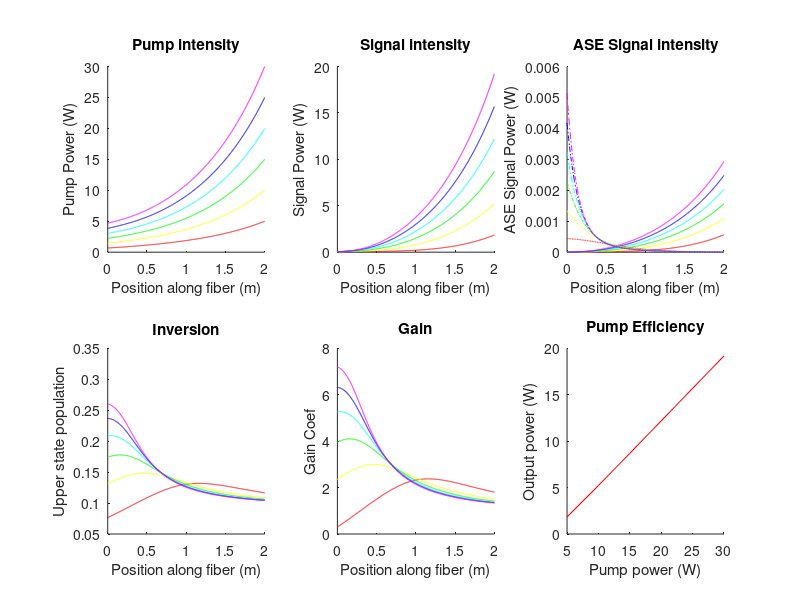

Write the MATLAB code that produced this figure.
clear
close('all')
%%Rate media rate equations, quasi 2-level system

%for ASE see Pedersen, B., The design of erbium-doped fiber amplifiers. 1991, Journal of Lightwave Tech. 

%-----plotting
% numPlots = 11;
% 
% m = floor(sqrt(numPlots));      %rows of plots
% n = ceil(numPlots/m);           %columns of plots
% p = 1;                          %current plotting position
% 
% scrsz = get(0,'ScreenSize');
% f = figure('Position',[1 scrsz(4) 2*scrsz(3)/3 2*scrsz(4)/3], 'Visible', 'off');

%color parameters
nCol = 12;
pcol = [1 0 0];
sigcol = [1 0 1];
asefcol = [0 0 1];
asebcol = [0 1 1];
%-----


%constants
h = 6.62606957E-34;     %J*s
c = 299792458;          %m/s

%parameters
%crystal parameters
L = 2;                  %m fiber length
%N = 6.1815E25; %30.1*10^24;  %number density of doopant atoms, #/m^3
abs_p = 5.10/(10/log(10));
alpha_p = 0.1;          %additional pump loss

%cross sections, from Nufern file for Gen VIII fiber.
s_ap = 1.7806E-24;     %absorption pump, m^2
s_ep = 1.7623E-24;     %emission pump, m^2
s_as = 0.0562E-24;     %abs signal, m^2
s_es = 0.7634E-24;     %emi signal, m^2

tau_se = 770E-6;        %spontaneous emission lifetime, s, see Barnard 1994 j quant elec.

dCore = 30E-6;           %core diameter (m)
dClad = 250E-6;
MFA = pi*(dCore/2)^2;    %dopant mode field area, ~core size
Ap = pi*(dClad/2)^2;
As = pi*(dCore/2)^2;

Gp = MFA/Ap;    %Pump overlap w 
Gs = MFA/As;    %signal overlap

N = (abs_p/s_ap)/Gp;

%wavelengths
l_p = 0.976E-6;         %pump wavelength, m
l_s = 1.030E-6;         %signal wavelength, m
v_p = c/l_p;            %pump freq, Hz
v_s = c/l_s;            %signal freq, Hz


%calculated constants (see notebook 1, page , or equation below)
b_p = (s_ap + s_ep)/(h*v_p);
b_s = (s_as + s_es)/(h*v_s);
a_p = s_ap/(h*v_p);
a_s = s_as/(h*v_s);


%With these defined contsants, rate equation looks like
%dn2/dt = a_p*I_p + a_s*I_s - n2*(b_p*I_p + b_s*I_s + 1/tau_se)



%%
%Position-dependent pump intensity
dz = 0.002;                %spacial slice, 2mm
z = 0:dz:L;

P_pi = 5;        %lowest pump power (W)
P_pf = 30;        %highest pump power (W)

%s_ap = s_ap*(dCore/dClad)^2;
%s_ep = s_ep*(dCore/dClad)^2;

FSeed = 500E3; %in rep rate s^-1
ESeed = 100E-9; % in J

I_0p = (P_pi:P_pi:P_pf)/Ap;          %Initial pump intensity, 10kW/cm^2 = 1E8 W/m^2 --> 1W 6um core diameter ~3.5E10W/m^2
I_0s = (ESeed*FSeed)/As;                %total seed signal intensity

dv_ase = 53E-9*(v_s/l_s);

%DE's for light intensity
dI_p = @(z,I_p,n2) (-Gp*(s_ap*N*(1-n2) - s_ep*N*n2) - alpha_p).*I_p;
dI_sig = @(z,I_sig,n2) (-Gs*(s_as*N*(1-n2) - s_es*N*n2)).*I_sig;
dI_ase = @(z,I_ase, n2) (-Gs*(s_as*N*(1-n2) - s_es*N*n2)).*I_ase + 2*Gs*n2*h*v_s*N*s_es*dv_ase/As;
%note ASE has same DE, but z directions are different, this is implemented
%below

    
%Initialize parameters
I_p = zeros(length(I_0p),length(z));        %pump intensity
I_s = zeros(length(I_0p),length(z));        %combind signal intensity (signal, ase)
I_sig = zeros(length(I_0p),length(z));      %singal (of interest) intensity
I_asef = zeros(length(I_0p),length(z));     %forward ase intensity, also initial cond.
I_aseb = zeros(length(I_0p),length(z));     %forward ase intensity, also initial cond.
n_2 = zeros(length(I_0p),length(z));        %excited state population
dg = zeros(length(I_0p),length(z));         %gain contribution
g = zeros(length(I_0p),length(z));          %gain coefficient
G = zeros(length(I_0p),length(z));          %gain  
a = 0;                                      %loss coeff. not currently used

%initial Pump/Signal conditions
%backpumped fiber
I_p(:,end) = I_0p;
I_sig(:,1) = I_0s;
    
    
    %while-loop determinants
j = 0;
cGain = zeros(length(I_0p),1);
errG = 1;
err = [];
    
    
%Main loop
while j < 400 && abs(errG) > 1E-12

pGain = cGain;    

%RK4 method
%single-pass propagation    
for i = 1:length(z)
k = length(z) - i + 1;

    I_s(:,i) = I_sig(:,i) + I_asef(:,i) + I_aseb(:,i);
    n_2(:,i) = (a_p*I_p(:,i) + a_s*I_s(:,i))./(b_p*I_p(:,i) + b_s*I_s(:,i) + 1/tau_se);

    if i<length(z)
        
        %update I_p
        k1 = dI_p(z(k), I_p(:,k), n_2(:,k));
        k2 = dI_p(z(k) + dz/2, I_p(:,k) + k1*dz/2, n_2(:,k));
        k3 = dI_p(z(k) + dz/2, I_p(:,k) + k2*dz/2, n_2(:,k));
        k4 = dI_p(z(k) + dz, I_p(:,k) + k3*dz, n_2(:,k));
        I_p(:,k-1) = I_p(:,k) + (k1+2*k2+2*k3+k4)*dz/6;
        
        %update I_sig
        k1 = dI_sig(z(i), I_sig(:,i), n_2(:,i));
        k2 = dI_sig(z(i) + dz/2, I_sig(:,i) + k1*dz/2, n_2(:,i));
        k3 = dI_sig(z(i) + dz/2, I_sig(:,i) + k2*dz/2, n_2(:,i));
        k4 = dI_sig(z(i) + dz, I_sig(:,i) + k3*dz, n_2(:,i));
        I_sig(:,i+1) = I_sig(:,i) + (k1+2*k2+2*k3+k4)*dz/6;
        
        %update I_asef
        k1 = dI_ase(z(i), I_asef(:,i), n_2(:,i));
        k2 = dI_ase(z(i) + dz/2, I_asef(:,i) + k1*dz/2, n_2(:,i));
        k3 = dI_ase(z(i) + dz/2, I_asef(:,i) + k2*dz/2, n_2(:,i));
        k4 = dI_ase(z(i) + dz, I_asef(:,i) + k3*dz, n_2(:,i));
        I_asef(:,i+1) = I_asef(:,i) + (k1+2*k2+2*k3+k4)*dz/6;
        
        %update I_aseb
        k1 = dI_ase(z(k), I_aseb(:,k), n_2(:,k));
        k2 = dI_ase(z(k) + dz/2, I_aseb(:,k) + k1*dz/2, n_2(:,k));
        k3 = dI_ase(z(k) + dz/2, I_aseb(:,k) + k2*dz/2, n_2(:,k));
        k4 = dI_ase(z(k) + dz, I_aseb(:,k) + k3*dz, n_2(:,k));
        I_aseb(:,k-1) = I_aseb(:,k) + (k1+2*k2+2*k3+k4)*dz/6;
        

    end
    
   %single-pass gain
    g(:,i) = (s_es*N*n_2(:,i) - s_as*N*(1-n_2(:,i))); 
    dg(:,i) = g(:,i)*dz;
    G(:,i) = exp(sum(dg(:,1:i),2));
    
    cGain = G(:,end);
    
end

errG = max(abs((cGain - pGain)./cGain));
err = [err, errG];

j = j+1;

end

%display final loop count and err
display(['Number of loops: ',num2str(j)]);
display(['Gain error: ', num2str(errG)]);


%%
%Plotting
%-----plotting
numPlots = 6;

m = floor(sqrt(numPlots));      %rows of plots
n = ceil(numPlots/m);           %columns of plots
p = 1;                          %current plotting position

scrsz = get(0,'ScreenSize');
f = figure('Position',[1 scrsz(4) 2*scrsz(3)/3 2*scrsz(4)/3], 'Visible', 'off');

figure(f)
colors = hsv(length(I_0p));
set(gcf, 'Colormap', colors);


%Pump plot
subplot(m,n,p)
p=p+1;
set(gca, 'ColorOrder', colors);
hold on
plot(z, I_p*Ap)
title('Pump intensity')
xlabel('Position along fiber (m)')
ylabel('Pump Power (W)')
%annotation('textbox', [0.6,0.6,0.1,0.1],...
%           'String', ['I_0 = ' num2str(I_p(1)/(1E7)) ' kW/cm^2']);
hold off


%Signal plot
subplot(m,n,p)
p=p+1;
set(gca, 'ColorOrder', colors);
hold on
plot(z, I_sig*As)
title('Signal intensity')
xlabel('Position along fiber (m)')
ylabel('Signal Power (W)')
%annotation('textbox', [0.6,0.6,0.1,0.1],...
%           'String', ['I_0 = ' num2str(I_p(1)/(1E7)) ' kW/cm^2']);
hold off


%ASE plot
subplot(m,n,p)
p=p+1;
set(gca, 'ColorOrder', colors);
hold on
plot(z, As*I_asef, '-')
plot(z, As*I_aseb, '-.')
title('ASE Signal intensity')
xlabel('Position along fiber (m)')
ylabel('ASE Signal Power (W)')
%annotation('textbox', [0.6,0.6,0.1,0.1],...
%           'String', ['I_0 = ' num2str(I_p(1)/(1E7)) ' kW/cm^2']);
hold off

%Inversion plot
subplot(m,n,p)
p=p+1;
set(gca, 'ColorOrder', colors);
hold on
plot(z, n_2)
title('Inversion')
xlabel('Position along fiber (m)')
ylabel('Upper state population')
%annotation('textbox', [0.6,0.6,0.1,0.1],...
%           'String', ['I_0 = ' num2str(I_p(1)/(1E7)) ' kW/cm^2']);
hold off

%Gain plot
subplot(m,n,p)
p=p+1;
set(gca, 'ColorOrder', colors);
hold on
plot(z, g)
title('Gain')
xlabel('Position along fiber (m)')
ylabel('Gain Coef')
%annotation('textbox', [0.6,0.6,0.1,0.1],...
%           'String', ['I_0 = ' num2str(I_p(1)/(1E7)) ' kW/cm^2']);
hold off

%Output plot
subplot(m,n,p)
p=p+1;
set(gca, 'ColorOrder', colors);
hold on
plot(I_0p*Ap, I_sig(:,end)*As)
title('Pump Efficiency')
xlabel('Pump power (W)')
ylabel('Output power (W)')
%annotation('textbox', [0.6,0.6,0.1,0.1],...
%           'String', ['I_0 = ' num2str(I_p(1)/(1E7)) ' kW/cm^2']);
hold off
%
% %%
% %Analysis
% 
% d = 6E-6;
% %P_t = (I_p(:,end) + I_sig(:,end) + I_asef(:,end) + I_aseb(:,end))*pi*(d/2)^2;
% P_0p = I_0p*pi*(d/2)^2;
% 
% effPlot = figure('Name', 'Total Output Power');
% plot(P_0p,P_t)




